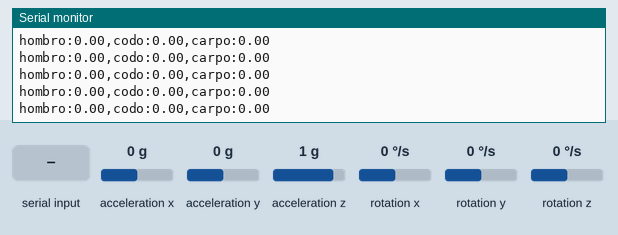
A sketch run on a simulated ESP32. Parts: the last lines printed to the serial monitor. Wiring (inferred from the names in the program): MPU-6050 motion sensor at I2C address 0x68; MPU-6050 motion sensor at I2C address 0x69. The inputs (shaded band) are chosen by the test bench; at power-on: acceleration x 0 g, acceleration y 0 g, rotation z 0 °/s, acceleration z 1 g, rotation x 0 °/s, rotation y 0 °/s.

Above: at 6.9 s.
7.0 s: acceleration x set to -1.4 g
At 7.5 s:
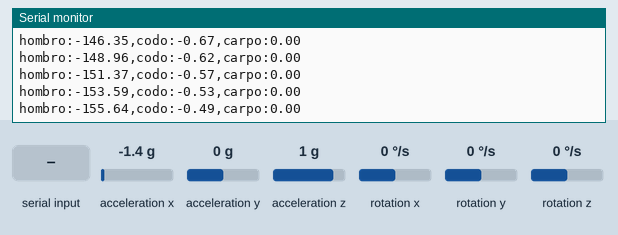
8.5 s: "c" received over Serial
10.0 s: acceleration y set to -1.4 g
At 11.0 s:
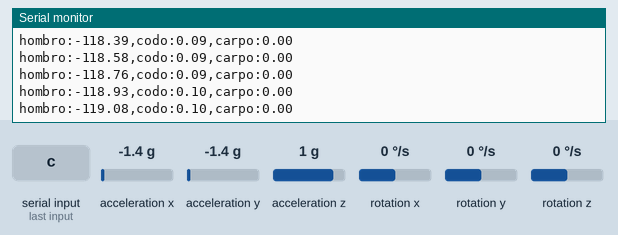
11.5 s: rotation z set to -192 °/s
At 12.3 s:
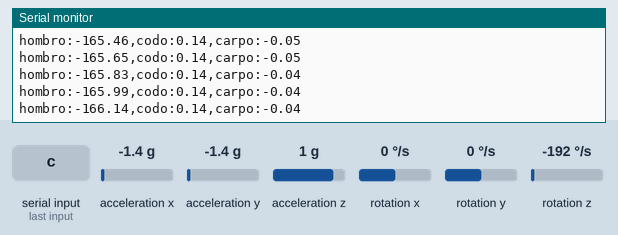
Timing chart, 0 to 14.0 s (numbered marks = the images above; inputs shaded):
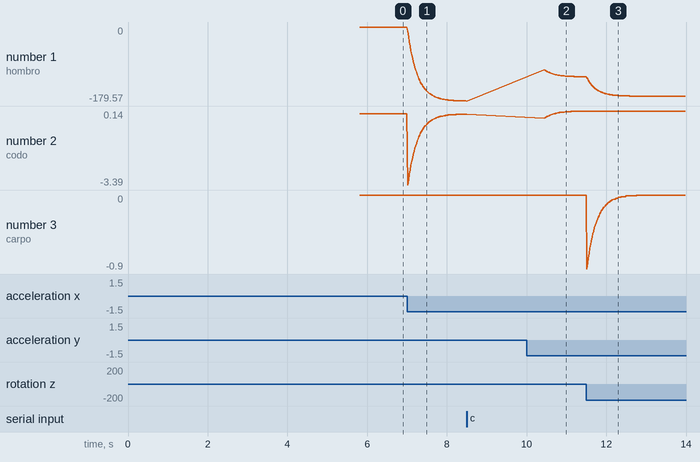

Measured:
- after the input at 7.0 s, the serial monitor: prints a new line at once (image 1)
- after the input at 10.0 s, the serial monitor: prints a new line after 0.45 s (image 2)
- after the input at 11.5 s, the serial monitor: prints a new line at once (image 3)
- plotted number 1: 0 → -179.57 after the input at 7.0 s, -179.57 → -120.67 after the input at 10.0 s, -120.67 → -167.93 after the input at 11.5 s
- plotted number 2: 0 → -0.01 after the input at 7.0 s, -0.01 → 0.13 after the input at 10.0 s

The sketch:

imu_angulos_simple.ino
```cpp
/*
  3x MPU6050 -> ángulos de hombro, codo y carpo (ESP32, sin multiplexor)

  Bus 0: SDA 21, SCL 22 -> IMU 1 húmero (AD0 a GND), IMU 2 antebrazo (AD0 a 3.3V)
  Bus 1: SDA 32, SCL 33 -> IMU 3 caña (AD0 a GND)

  Al encender: deja la pata QUIETA en posición neutra ~3 s (esa pose = 0°).
  Envía 'c' para tomar la pose actual como nuevo cero.
*/

#include <Wire.h>

TwoWire* BUS[3]  = {&Wire, &Wire, &Wire1};
uint8_t  ADDR[3] = {0x68, 0x69, 0x68};
int8_t   SIGN[3] = {+1, +1, +1};   // -1 si un IMU quedó con Z al revés

const float ALPHA = 0.98;          // filtro complementario
const float DT    = 0.005;         // 200 Hz

float theta[3];     // ángulo de cada segmento respecto a la vertical
float bias[3];      // sesgo del giroscopio
float cero[3];      // ángulo de cada articulación en la pose neutra

float wrap(float a) {
  while (a > 180) a -= 360;
  while (a < -180) a += 360;
  return a;
}

void writeReg(int i, uint8_t reg, uint8_t val) {
  BUS[i]->beginTransmission(ADDR[i]);
  BUS[i]->write(reg);
  BUS[i]->write(val);
  BUS[i]->endTransmission();
}

// Lee aceleración X, Y y giro Z (°/s)
bool leer(int i, float &ax, float &ay, float &gz) {
  BUS[i]->beginTransmission(ADDR[i]);
  BUS[i]->write(0x3B);
  if (BUS[i]->endTransmission(false) != 0) return false;
  if (BUS[i]->requestFrom(ADDR[i], (uint8_t)14) != 14) return false;
  uint8_t b[14];
  for (int k = 0; k < 14; k++) b[k] = BUS[i]->read();
  ax = (int16_t)(b[0] << 8 | b[1]);
  ay = (int16_t)(b[2] << 8 | b[3]);
  gz = SIGN[i] * (int16_t)(b[12] << 8 | b[13]) / 65.5;
  return true;
}

// Ángulo del segmento según la gravedad
float anguloAcc(int i, float ax, float ay) {
  return -SIGN[i] * atan2(ay, ax) * RAD_TO_DEG;
}

// Filtro complementario: giroscopio + gravedad
void actualizar() {
  for (int i = 0; i < 3; i++) {
    float ax, ay, gz;
    if (!leer(i, ax, ay, gz)) continue;
    theta[i] = wrap(theta[i] + (gz - bias[i]) * DT);
    theta[i] = wrap(theta[i] + (1 - ALPHA) * wrap(anguloAcc(i, ax, ay) - theta[i]));
  }
}

// Articulación = segmento hijo - segmento padre
float articulacion(int j) {
  float padre = (j == 0) ? 0 : theta[j - 1];
  return wrap(theta[j] - padre);
}

void calibrarGiro() {
  float suma[3] = {0};
  for (int n = 0; n < 400; n++) {
    for (int i = 0; i < 3; i++) {
      float ax, ay, gz;
      if (leer(i, ax, ay, gz)) {
        suma[i] += gz;
        theta[i] = anguloAcc(i, ax, ay);
      }
    }
    delay(5);
  }
  for (int i = 0; i < 3; i++) bias[i] = suma[i] / 400;
}

void calibrarCero() {
  float suma[3] = {0};
  for (int n = 0; n < 200; n++) {
    actualizar();
    for (int j = 0; j < 3; j++) suma[j] += articulacion(j);
    delay(5);
  }
  for (int j = 0; j < 3; j++) cero[j] = suma[j] / 200;
}

void setup() {
  Serial.begin(115200);
  Wire.begin(25, 26, 400000);
  Wire1.begin(32, 33, 400000);

  for (int i = 0; i < 3; i++) {
    writeReg(i, 0x6B, 0x01);  // despertar
    writeReg(i, 0x1A, 0x03);  // filtro ~44 Hz
    writeReg(i, 0x1B, 0x08);  // giroscopio ±500 °/s
    writeReg(i, 0x1C, 0x08);  // acelerómetro ±4 g
  }

  Serial.println("Calibrando, no muevas la pata...");
  calibrarGiro();
  calibrarCero();
  Serial.println("Listo.");
}

void loop() {
  static unsigned long t = micros();
  static int n = 0;
  if (micros() - t < 5000) return;
  t += 5000;

  actualizar();

  if (Serial.available() && Serial.read() == 'c') calibrarCero();

  if (++n >= 4) {   // imprime a 50 Hz
    n = 0;
    Serial.printf("hombro:%.2f,codo:%.2f,carpo:%.2f\n",
                  wrap(articulacion(0) - cero[0]),
                  wrap(articulacion(1) - cero[1]),
                  wrap(articulacion(2) - cero[2]));
  }
}
```
